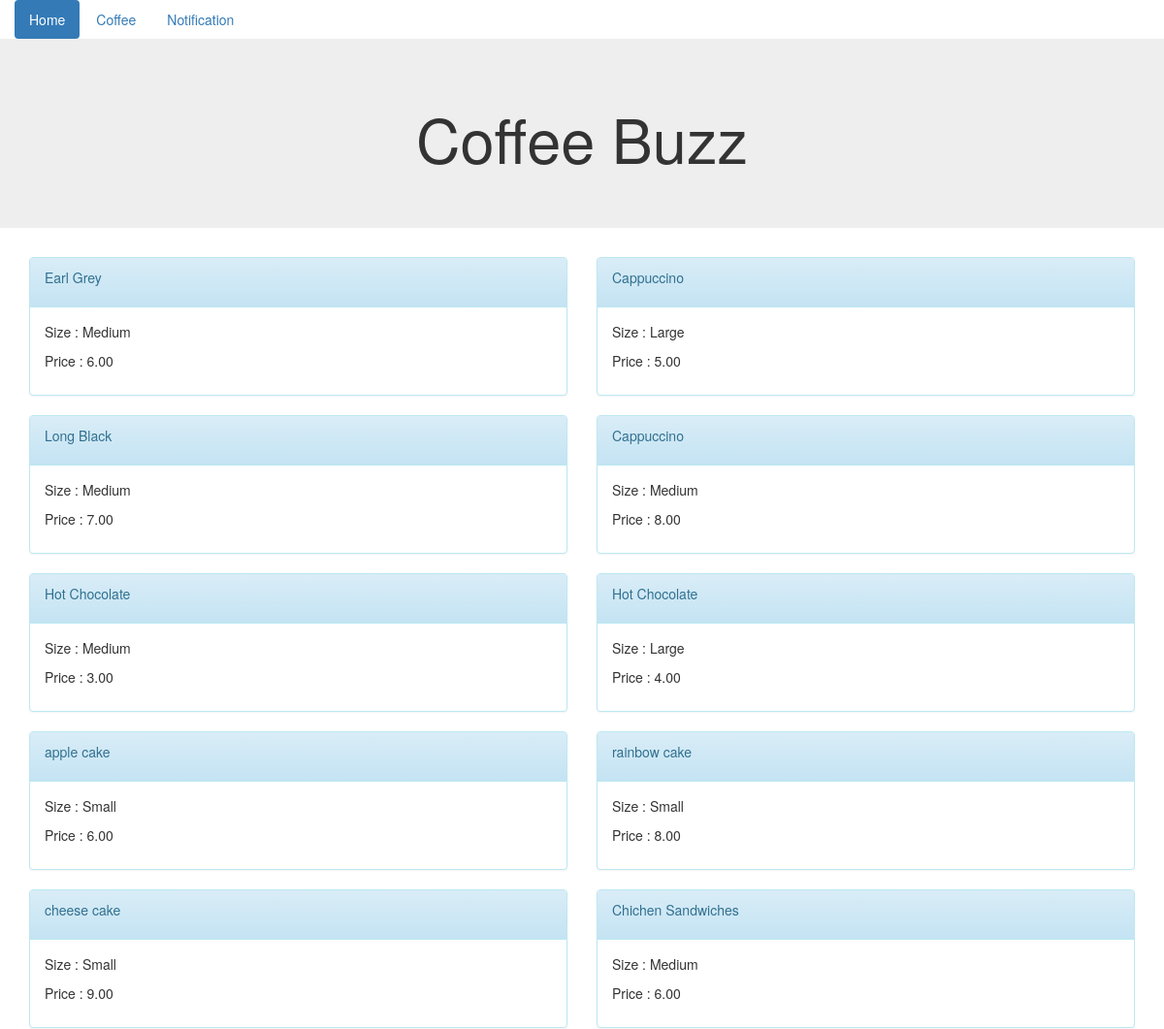
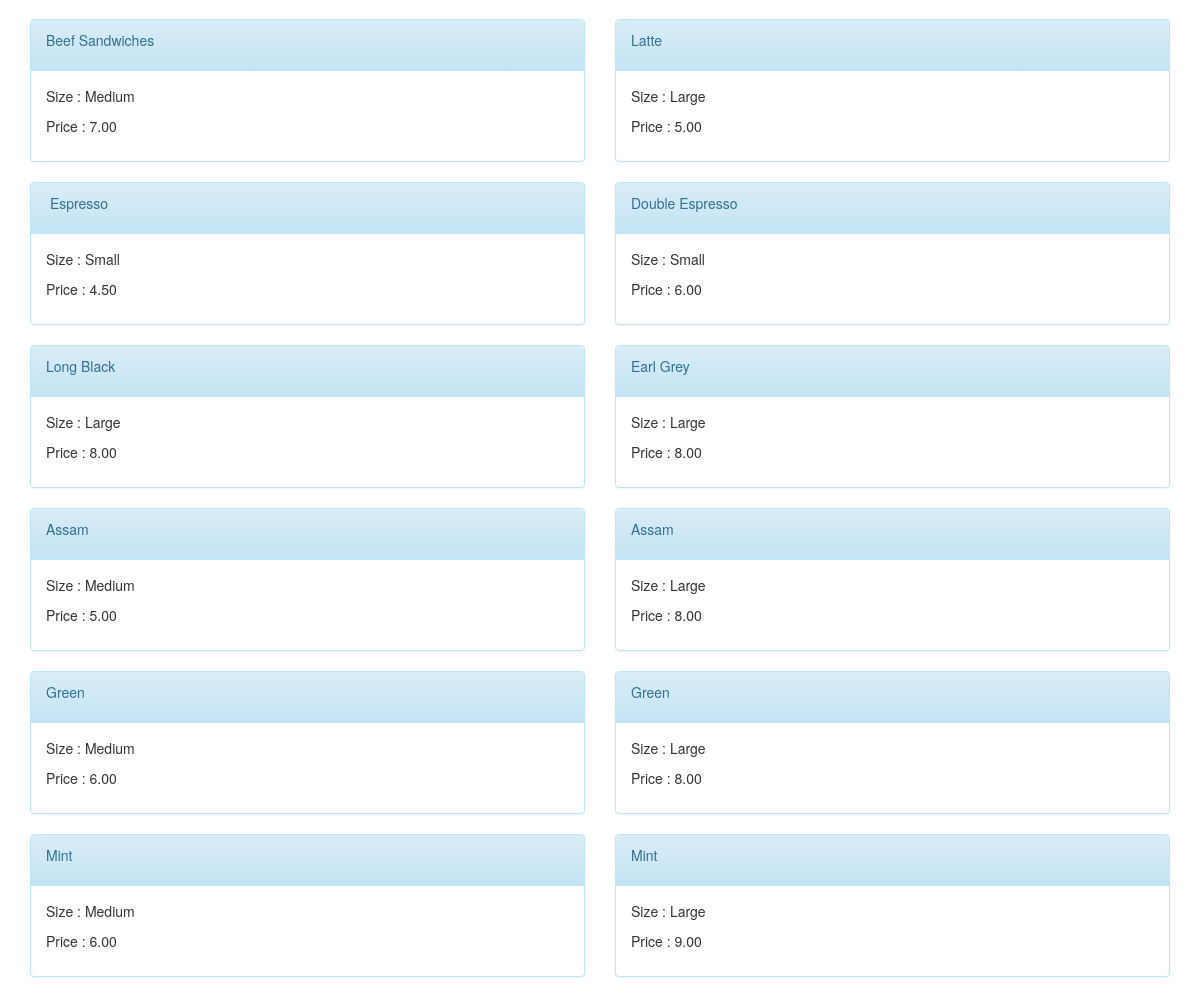
The app's page /coffee/products_display with its own data (2 pictures, top to bottom).
### coffee/models.py (models this page shows, shortened)
class Product(models.Model):
    size_choice = (
        ("Small", "Small"),
        ("Medium", "Medium"),
        ("Large", "Large"))
    type = (
        ("Coffee", "Coffee"),
        ("Tea", "Tea"),
        ("Cake", "Cake"),
        ("Sandwiches", "Sandwiches")
    )
    product_id = models.AutoField(primary_key=True)
    product_name = models.CharField(max_length=255)
    product_price = models.DecimalField(max_digits=4, decimal_places=2)
    product_state = models.BooleanField(default=True)
    product_size = models.CharField(max_length=255,  choices=size_choice)
    product_type = models.CharField(max_length=255, choices=type, default="Coffee")
    product_quantity = models.IntegerField(default=0)

### coffee/views.py (the view)
# urls.py: path('products_display', coffee.views.products_display),
def products_display(request):
    all_products = Product.objects.all()
    return render(request, 'products_display.html',
                  {
                      'all_products': all_products
                  })

### coffee/templates/products_display.html (shortened to what this page needs)
<!DOCTYPE html>
<html lang="en">
<head>
<link rel="stylesheet" href="https://cdn.jsdelivr.net/npm/bootstrap@3.3.7/dist/css/bootstrap.min.css">
<link rel="stylesheet" href="https://cdn.jsdelivr.net/npm/bootstrap@3.3.7/dist/css/bootstrap-theme.min.css">
</head>
<body>
    <div class="container">
        <div class="row">
            <ul class="nav nav-pills">
              <li role="presentation" class="active"><a href="/coffee/index">Home</a></li>
              <li role="presentation"><a href="#">Coffee</a></li>
              <li role="presentation"><a href="#">Notification</a></li>
            </ul>
        </div>
    </div>
    <div class="jumbotron">
      <h1 style="text-align: center">Coffee Buzz</h1>
    </div>
    <div class="container">
        <div class="row">
            <div>
                {% for product in all_products %}
                    <div class="col-md-6">
                    <div class="panel panel-info">
                        <div class="panel-heading">
                            <p>{{ product.product_name }}</p>
                        </div>
                        <div class="panel-body">
                            <p>Size : {{ product.product_size }}</p>
                            <p>Price : {{ product.product_price }}</p>
                        </div>
                    </div>
                    </div>
                {% endfor %}
            </div>
        </div>
    </div>
</body>
</html>

### records on screen
Product: product_name "Earl Grey", product_size "Medium", product_price "6.00"
Product: product_name "Cappuccino", product_size "Large", product_price "5.00"
Product: product_name "Long Black", product_size "Medium", product_price "7.00"
Product: product_name "Cappuccino", product_size "Medium", product_price "8.00"
Product: product_name "Hot Chocolate", product_size "Medium", product_price "3.00"
Product: product_name "Hot Chocolate", product_size "Large", product_price "4.00"
Product: product_name "apple cake", product_size "Small", product_price "6.00"
Product: product_name "rainbow cake", product_size "Small", product_price "8.00"
Product: product_name "cheese cake", product_size "Small", product_price "9.00"
Product: product_name "Chichen Sandwiches", product_size "Medium", product_price "6.00"
Product: product_name "Beef Sandwiches", product_size "Medium", product_price "7.00"
Product: product_name "Latte", product_size "Large", product_price "5.00"
Product: product_name "\bEspresso", product_size "Small", product_price "4.50"
Product: product_name "Double Espresso", product_size "Small", product_price "6.00"
Product: product_name "Long Black", product_size "Large", product_price "8.00"
Product: product_name "Earl Grey", product_size "Large", product_price "8.00"
Product: product_name "Assam", product_size "Medium", product_price "5.00"
Product: product_name "Assam", product_size "Large", product_price "8.00"
Product: product_name "Green", product_size "Medium", product_price "6.00"
Product: product_name "Green", product_size "Large", product_price "8.00"
Product: product_name "Mint", product_size "Medium", product_price "6.00"
Product: product_name "Mint", product_size "Large", product_price "9.00"
